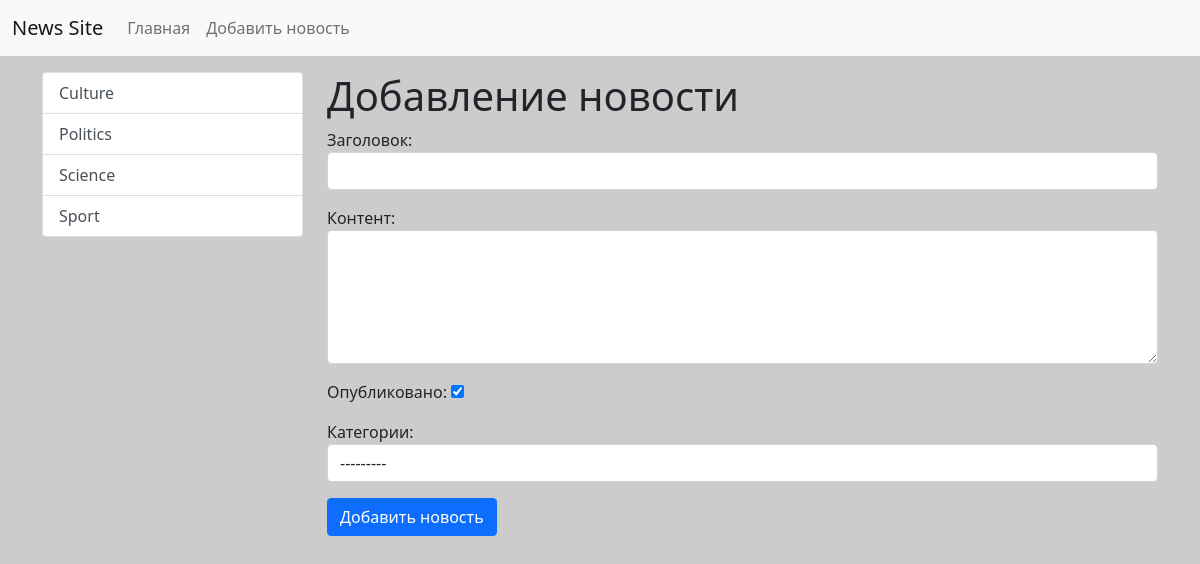
The app's page /news/add-news/ with its own data.
### news/models.py (models this page shows)
class Category(models.Model):
    title = models.CharField(max_length=200, db_index=True, verbose_name='Наименование категории')
    def __str__(self):
        return self.title
    def get_absolute_url(self):
        return reverse('news:category', kwargs={'category_id': self.pk})
    class Meta:
        verbose_name = 'Категория'
        verbose_name_plural = 'Категории'
        ordering = ['title']

### news/views.py (the view)
# urls.py: path('news/add-news/', views.add_news, name='add_news'),
def add_news(request):
    if request.method == 'POST':
        form = NewsForm(request.POST)
        if form.is_valid():
            news = form.save()
            return redirect(news)
    else:
        form = NewsForm()
    return render(request, 'news/add_news.html', {'form': form})

### news/forms.py
class NewsForm(forms.ModelForm):
    class Meta:
        model = News
        fields = ['title', 'content', 'is_published', 'category']
        widgets = {
            'title': forms.TextInput(attrs={"class": "form-control"}),
            'content': forms.Textarea(attrs={"class": "form-control",
                                             "rows": 5}),
            'category': forms.Select(attrs={"class": "form-control"}),
        }

### news/templatetags/news_tags.py (called while the page is built)
@register.inclusion_tag('news/list_categories.html')
def show_categories():
    categories = Category.objects.all()
    return {'categories': categories}

### news/templates/news/add_news.html (shortened to what this page needs)
{% extends 'base.html' %}
{% block sidebar %}
    {% include 'inc/_sidebar.html' %}
{% endblock %}
{% block content %}
<h1>Добавление новости</h1>
    <form action="{% url 'news:add_news' %}" method="post">
        {{ form.as_p }}
    <button type="submit" class="btn btn-primary ">Добавить новость</button>
    </form>
{% endblock %}

### news/templates/news/list_categories.html
<div class="list-group">
    {% for category in categories %}
        <a href="{{ category.get_absolute_url }}"
           class="list-group-item list-group-item-action">{{ category.title }}</a>
    {% endfor %}
</div>

### mysite/static/css/style.css (style rules this page uses)
body { background-color: #cccccc; }

### records on screen
Category: title "Culture"
Category: title "Politics"
Category: title "Science"
Category: title "Sport"
